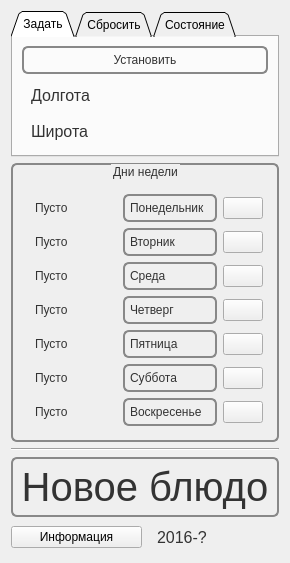
  <widget class="QWidget" name="centralWidget">
   <layout class="QGridLayout" name="gridLayout">
    <item row="1" column="0" colspan="2">
     <widget class="QGroupBox" name="groupBox">
      <property name="sizePolicy">
       <sizepolicy hsizetype="Preferred" vsizetype="Expanding">
        <horstretch>0</horstretch>
        <verstretch>1</verstretch>
       </sizepolicy>
      </property>
      <property name="styleSheet">
       <string notr="true">QGroupBox{
color: #333;
border: 2px solid #888888;
font: 20pt &quot;Arial&quot;;
border-radius: 6px;
padding: 5px;
background: qradialgradient(cx: 0.3, cy: -0.4,
fx: 0.3, fy: -0.4,
radius: 1.3, stop: 0 #fff, stop: 1 #cdffff);
min-width: 80px;
}</string>
      </property>
      <property name="title">
       <string>Дни недели</string>
      </property>
      <property name="alignment">
       <set>Qt::AlignHCenter|Qt::AlignTop</set>
      </property>
      <property name="flat">
       <bool>false</bool>
      </property>
      <property name="checkable">
       <bool>false</bool>
      </property>
      <layout class="QGridLayout" name="gridLayout_2">
       <property name="topMargin">
        <number>24</number>
       </property>
       <item row="0" column="1">
        <widget class="QPushButton" name="monButton">
         <property name="sizePolicy">
          <sizepolicy hsizetype="Minimum" vsizetype="Fixed">
           <horstretch>0</horstretch>
           <verstretch>0</verstretch>
          </sizepolicy>
         </property>
         <property name="styleSheet">
          <string notr="true"> 
 QPushButton {
color: #333;
border: 2px solid #888888;
font: 24pt &quot;Arial&quot;;
border-radius: 6px;
padding: 5px;
background: qradialgradient(cx: 0.3, cy: -0.4,
fx: 0.3, fy: -0.4,
radius: 1.3, stop: 0 #fff, stop: 1 #cdffff);
min-width: 80px;
text-align:left;
}
 
QPushButton:hover {
background: qradialgradient(cx: 0.3, cy: -0.4,
fx: 0.3, fy: -0.4,
radius: 1.3, stop: 0 #fff, stop: 1 #bbb);
}
 
 QPushButton:pressed {
background: qradialgradient(cx: 0.4, cy: -0.1,
fx: 0.4, fy: -0.1,
radius: 1.3, stop: 0 #fff, stop: 1 #ddd);
}</string>
         </property>
         <property name="text">
          <string>Понедельник</string>
         </property>
         <property name="icon">
          <iconset resource="images_resources.qrc">
           <normaloff>:/images/img/monday_9505.ico</normaloff>:/images/img/monday_9505.ico</iconset>
         </property>
         <property name="iconSize">
          <size>
           <width>48</width>
           <height>48</height>
          </size>
         </property>
        </widget>
       </item>
       <item row="0" column="0">
        <widget class="QLabel" name="monLabel">
         <property name="styleSheet">
          <string notr="true"> QLabel {
color: #333;
border: 0px solid #888888;
font: 18pt &quot;Arial&quot;;
border-radius: 6px;
padding: 5px;
background: qradialgradient(cx: 0.3, cy: -0.4,
fx: 0.3, fy: -0.4,
radius: 1.3, stop: 0 #fff, stop: 1 #cdffff);
min-width: 80px;
text-align:left
}</string>
         </property>
         <property name="text">
          <string>Пусто</string>
         </property>
         <property name="alignment">
          <set>Qt::AlignLeading|Qt::AlignLeft|Qt::AlignVCenter</set>
         </property>
        </widget>
       </item>
       <item row="2" column="1">
        <widget class="QPushButton" name="tueButton">
         <property name="sizePolicy">
          <sizepolicy hsizetype="Minimum" vsizetype="Fixed">
           <horstretch>0</horstretch>
           <verstretch>0</verstretch>
          </sizepolicy>
         </property>
         <property name="styleSheet">
          <string notr="true"> 
 QPushButton {
color: #333;
border: 2px solid #888888;
font: 24pt &quot;Arial&quot;;
border-radius: 6px;
padding: 5px;
background: qradialgradient(cx: 0.3, cy: -0.4,
fx: 0.3, fy: -0.4,
radius: 1.3, stop: 0 #fff, stop: 1 #cdffff);
min-width: 80px;
text-align:left;
}
 
QPushButton:hover {
background: qradialgradient(cx: 0.3, cy: -0.4,
fx: 0.3, fy: -0.4,
radius: 1.3, stop: 0 #fff, stop: 1 #bbb);
}
 
 QPushButton:pressed {
background: qradialgradient(cx: 0.4, cy: -0.1,
fx: 0.4, fy: -0.1,
radius: 1.3, stop: 0 #fff, stop: 1 #ddd);
}</string>
         </property>
         <property name="text">
          <string>Вторник</string>
         </property>
         <property name="icon">
          <iconset resource="images_resources.qrc">
           <normaloff>:/images/img/tuesday_8055.ico</normaloff>:/images/img/tuesday_8055.ico</iconset>
         </property>
         <property name="iconSize">
          <size>
           <width>48</width>
           <height>48</height>
          </size>
         </property>
        </widget>
       </item>
       <item row="2" column="0">
        <widget class="QLabel" name="tueLabel">
         <property name="styleSheet">
          <string notr="true"> QLabel {
color: #333;
border: 0px solid #888888;
font: 18pt &quot;Arial&quot;;
border-radius: 6px;
padding: 5px;
background: qradialgradient(cx: 0.3, cy: -0.4,
fx: 0.3, fy: -0.4,
radius: 1.3, stop: 0 #fff, stop: 1 #cdffff);
min-width: 80px;
text-align:left
}</string>
         </property>
         <property name="text">
          <string>Пусто</string>
         </property>
        </widget>
       </item>
       <item row="3" column="1">
        <widget class="QPushButton" name="wedButton">
         <property name="sizePolicy">
          <sizepolicy hsizetype="Minimum" vsizetype="Fixed">
           <horstretch>0</horstretch>
           <verstretch>0</verstretch>
          </sizepolicy>
         </property>
         <property name="styleSheet">
          <string notr="true"> 
 QPushButton {
color: #333;
border: 2px solid #888888;
font: 24pt &quot;Arial&quot;;
border-radius: 6px;
padding: 5px;
background: qradialgradient(cx: 0.3, cy: -0.4,
fx: 0.3, fy: -0.4,
radius: 1.3, stop: 0 #fff, stop: 1 #cdffff);
min-width: 80px;
text-align:left;
}
 
QPushButton:hover {
background: qradialgradient(cx: 0.3, cy: -0.4,
fx: 0.3, fy: -0.4,
radius: 1.3, stop: 0 #fff, stop: 1 #bbb);
}
 
 QPushButton:pressed {
background: qradialgradient(cx: 0.4, cy: -0.1,
fx: 0.4, fy: -0.1,
radius: 1.3, stop: 0 #fff, stop: 1 #ddd);
}</string>
         </property>
         <property name="text">
          <string>Среда</string>
         </property>
         <property name="icon">
          <iconset resource="images_resources.qrc">
           <normaloff>:/images/img/wednesday_2736.ico</normaloff>:/images/img/wednesday_2736.ico</iconset>
         </property>
         <property name="iconSize">
          <size>
           <width>48</width>
           <height>48</height>
          </size>
         </property>
        </widget>
       </item>
       <item row="4" column="0">
        <widget class="QLabel" name="thuLabel">
         <property name="styleSheet">
          <string notr="true"> QLabel {
color: #333;
border: 0px solid #888888;
font: 18pt &quot;Arial&quot;;
border-radius: 6px;
padding: 5px;
background: qradialgradient(cx: 0.3, cy: -0.4,
fx: 0.3, fy: -0.4,
radius: 1.3, stop: 0 #fff, stop: 1 #cdffff);
min-width: 80px;
text-align:left
}</string>
         </property>
         <property name="text">
          <string>Пусто</string>
         </property>
        </widget>
       </item>
       <item row="4" column="1">
        <widget class="QPushButton" name="thuButton">
         <property name="sizePolicy">
          <sizepolicy hsizetype="Minimum" vsizetype="Fixed">
           <horstretch>0</horstretch>
           <verstretch>0</verstretch>
          </sizepolicy>
         </property>
         <property name="styleSheet">
          <string notr="true"> 
 QPushButton {
color: #333;
border: 2px solid #888888;
font: 24pt &quot;Arial&quot;;
border-radius: 6px;
padding: 5px;
background: qradialgradient(cx: 0.3, cy: -0.4,
fx: 0.3, fy: -0.4,
radius: 1.3, stop: 0 #fff, stop: 1 #cdffff);
min-width: 80px;
text-align:left;
}
 
QPushButton:hover {
background: qradialgradient(cx: 0.3, cy: -0.4,
fx: 0.3, fy: -0.4,
radius: 1.3, stop: 0 #fff, stop: 1 #bbb);
}
 
 QPushButton:pressed {
background: qradialgradient(cx: 0.4, cy: -0.1,
fx: 0.4, fy: -0.1,
radius: 1.3, stop: 0 #fff, stop: 1 #ddd);
}</string>
         </property>
         <property name="text">
          <string>Четверг</string>
         </property>
         <property name="icon">
          <iconset resource="images_resources.qrc">
           <normaloff>:/images/img/thursday_4155.ico</normaloff>:/images/img/thursday_4155.ico</iconset>
         </property>
         <property name="iconSize">
          <size>
           <width>48</width>
           <height>48</height>
          </size>
         </property>
        </widget>
       </item>
       <item row="5" column="0">
        <widget class="QLabel" name="friLabel">
         <property name="styleSheet">
          <string notr="true"> QLabel {
color: #333;
border: 0px solid #888888;
font: 18pt &quot;Arial&quot;;
border-radius: 6px;
padding: 5px;
background: qradialgradient(cx: 0.3, cy: -0.4,
fx: 0.3, fy: -0.4,
radius: 1.3, stop: 0 #fff, stop: 1 #cdffff);
min-width: 80px;
text-align:left
}</string>
         </property>
         <property name="text">
          <string>Пусто</string>
         </property>
        </widget>
       </item>
       <item row="5" column="1">
        <widget class="QPushButton" name="friButton">
         <property name="sizePolicy">
          <sizepolicy hsizetype="Minimum" vsizetype="Fixed">
           <horstretch>0</horstretch>
           <verstretch>0</verstretch>
          </sizepolicy>
         </property>
         <property name="styleSheet">
          <string notr="true"> 
 QPushButton {
color: #333;
border: 2px solid #888888;
font: 24pt &quot;Arial&quot;;
border-radius: 6px;
padding: 5px;
background: qradialgradient(cx: 0.3, cy: -0.4,
fx: 0.3, fy: -0.4,
radius: 1.3, stop: 0 #fff, stop: 1 #cdffff);
min-width: 80px;
text-align:left;
}
 
QPushButton:hover {
background: qradialgradient(cx: 0.3, cy: -0.4,
fx: 0.3, fy: -0.4,
radius: 1.3, stop: 0 #fff, stop: 1 #bbb);
}
 
 QPushButton:pressed {
background: qradialgradient(cx: 0.4, cy: -0.1,
fx: 0.4, fy: -0.1,
radius: 1.3, stop: 0 #fff, stop: 1 #ddd);
}</string>
         </property>
         <property name="text">
          <string>Пятница</string>
         </property>
         <property name="icon">
          <iconset resource="images_resources.qrc">
           <normaloff>:/images/img/friday_4441.ico</normaloff>:/images/img/friday_4441.ico</iconset>
         </property>
         <property name="iconSize">
          <size>
           <width>48</width>
           <height>48</height>
          </size>
         </property>
        </widget>
       </item>
       <item row="3" column="0">
        <widget class="QLabel" name="wedLabel">
         <property name="styleSheet">
          <string notr="true"> QLabel {
color: #333;
border: 0px solid #888888;
font: 18pt &quot;Arial&quot;;
border-radius: 6px;
padding: 5px;
background: qradialgradient(cx: 0.3, cy: -0.4,
fx: 0.3, fy: -0.4,
radius: 1.3, stop: 0 #fff, stop: 1 #cdffff);
min-width: 80px;
text-align:left
}</string>
         </property>
         <property name="text">
          <string>Пусто</string>
         </property>
        </widget>
       </item>
       <item row="7" column="1">
        <widget class="QPushButton" name="sunButton">
         <property name="sizePolicy">
          <sizepolicy hsizetype="Minimum" vsizetype="Fixed">
           <horstretch>0</horstretch>
           <verstretch>0</verstretch>
          </sizepolicy>
         </property>
         <property name="styleSheet">
          <string notr="true"> 
 QPushButton {
color: #333;
border: 2px solid #888888;
font: 24pt &quot;Arial&quot;;
border-radius: 6px;
padding: 5px;
background: qradialgradient(cx: 0.3, cy: -0.4,
fx: 0.3, fy: -0.4,
radius: 1.3, stop: 0 #fff, stop: 1 #cdffff);
min-width: 80px;
text-align:left;
}
 
QPushButton:hover {
background: qradialgradient(cx: 0.3, cy: -0.4,
fx: 0.3, fy: -0.4,
radius: 1.3, stop: 0 #fff, stop: 1 #bbb);
}
 
 QPushButton:pressed {
background: qradialgradient(cx: 0.4, cy: -0.1,
fx: 0.4, fy: -0.1,
radius: 1.3, stop: 0 #fff, stop: 1 #ddd);
}</string>
         </property>
         <property name="text">
          <string>Воскресенье</string>
         </property>
         <property name="icon">
          <iconset resource="images_resources.qrc">
           <normaloff>:/images/img/sunday_6912.ico</normaloff>:/images/img/sunday_6912.ico</iconset>
         </property>
         <property name="iconSize">
          <size>
           <width>48</width>
           <height>48</height>
          </size>
         </property>
        </widget>
       </item>
       <item row="6" column="1">
        <widget class="QPushButton" name="satButton">
         <property name="sizePolicy">
          <sizepolicy hsizetype="Minimum" vsizetype="Fixed">
           <horstretch>0</horstretch>
           <verstretch>0</verstretch>
          </sizepolicy>
         </property>
         <property name="styleSheet">
          <string notr="true"> 
 QPushButton {
color: #333;
border: 2px solid #888888;
font: 24pt &quot;Arial&quot;;
border-radius: 6px;
padding: 5px;
background: qradialgradient(cx: 0.3, cy: -0.4,
fx: 0.3, fy: -0.4,
radius: 1.3, stop: 0 #fff, stop: 1 #cdffff);
min-width: 80px;
text-align:left;
}
 
QPushButton:hover {
background: qradialgradient(cx: 0.3, cy: -0.4,
fx: 0.3, fy: -0.4,
radius: 1.3, stop: 0 #fff, stop: 1 #bbb);
}
 
 QPushButton:pressed {
background: qradialgradient(cx: 0.4, cy: -0.1,
fx: 0.4, fy: -0.1,
radius: 1.3, stop: 0 #fff, stop: 1 #ddd);
}</string>
         </property>
         <property name="text">
          <string>Суббота</string>
         </property>
         <property name="icon">
          <iconset resource="images_resources.qrc">
           <normaloff>:/images/img/satursday_5939.ico</normaloff>:/images/img/satursday_5939.ico</iconset>
         </property>
         <property name="iconSize">
          <size>
           <width>48</width>
           <height>48</height>
          </size>
         </property>
        </widget>
       </item>
       <item row="6" column="0">
        <widget class="QLabel" name="satLabel">
         <property name="styleSheet">
          <string notr="true"> QLabel {
color: #333;
border: 0px solid #888888;
font: 18pt &quot;Arial&quot;;
border-radius: 6px;
padding: 5px;
background: qradialgradient(cx: 0.3, cy: -0.4,
fx: 0.3, fy: -0.4,
radius: 1.3, stop: 0 #fff, stop: 1 #cdffff);
min-width: 80px;
text-align:left
}</string>
         </property>
         <property name="text">
          <string>Пусто</string>
         </property>
        </widget>
       </item>
       <item row="7" column="0">
        <widget class="QLabel" name="sunLabel">
         <property name="styleSheet">
          <string notr="true"> QLabel {
color: #333;
border: 0px solid #888888;
font: 18pt &quot;Arial&quot;;
border-radius: 6px;
padding: 5px;
background: qradialgradient(cx: 0.3, cy: -0.4,
fx: 0.3, fy: -0.4,
radius: 1.3, stop: 0 #fff, stop: 1 #cdffff);
min-width: 80px;
text-align:left
}</string>
         </property>
         <property name="text">
          <string>Пусто</string>
         </property>
        </widget>
       </item>
       <item row="0" column="2">
        <widget class="QPushButton" name="monBasketButton">
         <property name="sizePolicy">
          <sizepolicy hsizetype="Fixed" vsizetype="Fixed">
           <horstretch>0</horstretch>
           <verstretch>0</verstretch>
          </sizepolicy>
         </property>
         <property name="text">
          <string/>
         </property>
         <property name="icon">
          <iconset resource="images_resources.qrc">
           <normaloff>:/images/img/buy_64_6037.png</normaloff>:/images/img/buy_64_6037.png</iconset>
         </property>
         <property name="iconSize">
          <size>
           <width>48</width>
           <height>48</height>
          </size>
         </property>
        </widget>
       </item>
       <item row="2" column="2">
        <widget class="QPushButton" name="tueBasketButton">
         <property name="sizePolicy">
          <sizepolicy hsizetype="Fixed" vsizetype="Fixed">
           <horstretch>0</horstretch>
           <verstretch>0</verstretch>
          </sizepolicy>
         </property>
         <property name="text">
          <string/>
         </property>
         <property name="icon">
          <iconset resource="images_resources.qrc">
           <normaloff>:/images/img/buy_64_6037.png</normaloff>:/images/img/buy_64_6037.png</iconset>
         </property>
         <property name="iconSize">
          <size>
           <width>48</width>
           <height>48</height>
          </size>
         </property>
        </widget>
       </item>
       <item row="3" column="2">
        <widget class="QPushButton" name="wedBasketButton">
         <property name="sizePolicy">
          <sizepolicy hsizetype="Fixed" vsizetype="Fixed">
           <horstretch>0</horstretch>
           <verstretch>0</verstretch>
          </sizepolicy>
         </property>
         <property name="text">
          <string/>
         </property>
         <property name="icon">
          <iconset resource="images_resources.qrc">
           <normaloff>:/images/img/buy_64_6037.png</normaloff>:/images/img/buy_64_6037.png</iconset>
         </property>
         <property name="iconSize">
          <size>
           <width>48</width>
           <height>48</height>
          </size>
         </property>
        </widget>
       </item>
       <item row="4" column="2">
        <widget class="QPushButton" name="thuBasketButton">
         <property name="sizePolicy">
          <sizepolicy hsizetype="Fixed" vsizetype="Fixed">
           <horstretch>0</horstretch>
           <verstretch>0</verstretch>
          </sizepolicy>
         </property>
         <property name="text">
          <string/>
         </property>
         <property name="icon">
          <iconset resource="images_resources.qrc">
           <normaloff>:/images/img/buy_64_6037.png</normaloff>:/images/img/buy_64_6037.png</iconset>
         </property>
         <property name="iconSize">
          <size>
           <width>48</width>
           <height>48</height>
          </size>
         </property>
        </widget>
       </item>
       <item row="5" column="2">
        <widget class="QPushButton" name="friBasketButton">
         <property name="sizePolicy">
          <sizepolicy hsizetype="Fixed" vsizetype="Fixed">
           <horstretch>0</horstretch>
           <verstretch>0</verstretch>
          </sizepolicy>
         </property>
         <property name="text">
          <string/>
         </property>
         <property name="icon">
          <iconset resource="images_resources.qrc">
           <normaloff>:/images/img/buy_64_6037.png</normaloff>:/images/img/buy_64_6037.png</iconset>
         </property>
         <property name="iconSize">
          <size>
           <width>48</width>
           <height>48</height>
          </size>
         </property>
        </widget>
       </item>
       <item row="6" column="2">
        <widget class="QPushButton" name="satBasketButton">
         <property name="sizePolicy">
          <sizepolicy hsizetype="Fixed" vsizetype="Fixed">
           <horstretch>0</horstretch>
           <verstretch>0</verstretch>
          </sizepolicy>
         </property>
         <property name="text">
          <string/>
         </property>
         <property name="icon">
          <iconset resource="images_resources.qrc">
           <normaloff>:/images/img/buy_64_6037.png</normaloff>:/images/img/buy_64_6037.png</iconset>
         </property>
         <property name="iconSize">
          <size>
           <width>48</width>
           <height>48</height>
          </size>
         </property>
        </widget>
       </item>
       <item row="7" column="2">
        <widget class="QPushButton" name="sunBasketButton">
         <property name="sizePolicy">
          <sizepolicy hsizetype="Fixed" vsizetype="Fixed">
           <horstretch>0</horstretch>
           <verstretch>0</verstretch>
          </sizepolicy>
         </property>
         <property name="text">
          <string/>
         </property>
         <property name="icon">
          <iconset resource="images_resources.qrc">
           <normaloff>:/images/img/buy_64_6037.png</normaloff>:/images/img/buy_64_6037.png</iconset>
         </property>
         <property name="iconSize">
          <size>
           <width>48</width>
           <height>48</height>
          </size>
         </property>
        </widget>
       </item>
      </layout>
     </widget>
    </item>
    <item row="2" column="0" colspan="2">
     <widget class="Line" name="line">
      <property name="orientation">
       <enum>Qt::Horizontal</enum>
      </property>
     </widget>
    </item>
    <item row="0" column="0" colspan="2">
     <widget class="QTabWidget" name="tabWidget">
      <property name="tabPosition">
       <enum>QTabWidget::North</enum>
      </property>
      <property name="tabShape">
       <enum>QTabWidget::Triangular</enum>
      </property>
      <property name="currentIndex">
       <number>0</number>
      </property>
      <widget class="QWidget" name="setXyTab">
       <attribute name="title">
        <string>Задать</string>
       </attribute>
       <layout class="QVBoxLayout" name="verticalLayout">
        <item>
         <widget class="QPushButton" name="setCoordinateButton">
          <property name="styleSheet">
           <string notr="true"> 
 QPushButton {
color: #333;
border: 2px solid #888888;
font: 16pt &quot;Arial&quot;;
border-radius: 6px;
padding: 5px;
background: qradialgradient(cx: 0.3, cy: -0.4,
fx: 0.3, fy: -0.4,
radius: 1.3, stop: 0 #fff, stop: 1 #cdffff);
min-width: 80px;
}
 
QPushButton:hover {
background: qradialgradient(cx: 0.3, cy: -0.4,
fx: 0.3, fy: -0.4,
radius: 1.3, stop: 0 #fff, stop: 1 #bbb);
}
 
 QPushButton:pressed {
background: qradialgradient(cx: 0.4, cy: -0.1,
fx: 0.4, fy: -0.1,
radius: 1.3, stop: 0 #fff, stop: 1 #ddd);
}</string>
          </property>
          <property name="text">
           <string>Установить</string>
          </property>
         </widget>
        </item>
        <item>
         <widget class="QLabel" name="dolgotaLabel">
          <property name="font">
           <font>
            <family>Arial</family>
            <pointsize>12</pointsize>
           </font>
          </property>
          <property name="styleSheet">
           <string notr="true"> QLabel {
color: #333;
border: 0px solid #888888;
font: 12pt &quot;Arial&quot;;
border-radius: 6px;
padding: 5px;
background: qradialgradient(cx: 0.3, cy: -0.4,
fx: 0.3, fy: -0.4,
radius: 1.3, stop: 0 #fff, stop: 1 #cdffff);
min-width: 80px;
text-align:left
}</string>
          </property>
          <property name="text">
           <string>Долгота</string>
          </property>
         </widget>
        </item>
        <item>
         <widget class="QLabel" name="shitotaLabel">
          <property name="font">
           <font>
            <family>Arial</family>
            <pointsize>12</pointsize>
           </font>
          </property>
          <property name="styleSheet">
           <string notr="true"> QLabel {
color: #333;
border: 0px solid #888888;
font: 12pt &quot;Arial&quot;;
border-radius: 6px;
padding: 5px;
background: qradialgradient(cx: 0.3, cy: -0.4,
fx: 0.3, fy: -0.4,
radius: 1.3, stop: 0 #fff, stop: 1 #cdffff);
min-width: 80px;
text-align:left
}</string>
          </property>
          <property name="text">
           <string>Широта</string>
          </property>
         </widget>
        </item>
       </layout>
      </widget>
      <widget class="QWidget" name="resetXyTab">
       <attribute name="title">
        <string>Сбросить</string>
       </attribute>
       <layout class="QVBoxLayout" name="verticalLayout_2">
        <item>
         <widget class="QPushButton" name="resetCoordinateButton">
          <property name="styleSheet">
           <string notr="true"> 
 QPushButton {
color: #333;
border: 2px solid #888888;
font: 16pt &quot;Arial&quot;;
border-radius: 6px;
padding: 5px;
background: qradialgradient(cx: 0.3, cy: -0.4,
fx: 0.3, fy: -0.4,
radius: 1.3, stop: 0 #fff, stop: 1 #cdffff);
min-width: 80px;
}
 
QPushButton:hover {
background: qradialgradient(cx: 0.3, cy: -0.4,
fx: 0.3, fy: -0.4,
radius: 1.3, stop: 0 #fff, stop: 1 #bbb);
}
 
 QPushButton:pressed {
background: qradialgradient(cx: 0.4, cy: -0.1,
fx: 0.4, fy: -0.1,
radius: 1.3, stop: 0 #fff, stop: 1 #ddd);
}</string>
          </property>
          <property name="text">
           <string>Сбросить координаты</string>
          </property>
         </widget>
        </item>
        <item>
         <spacer name="verticalSpacer">
          <property name="orientation">
           <enum>Qt::Vertical</enum>
          </property>
          <property name="sizeHint" stdset="0">
           <size>
            <width>20</width>
            <height>40</height>
           </size>
          </property>
         </spacer>
        </item>
       </layout>
      </widget>
      <widget class="QWidget" name="tab">
       <attribute name="title">
        <string>Состояние</string>
       </attribute>
       <layout class="QVBoxLayout" name="verticalLayout_3">
        <item>
         <widget class="QLabel" name="statusPositionLabel">
          <property name="styleSheet">
           <string notr="true"> QLabel {
color: #333;
border: 0px solid #888888;
font: 12pt &quot;Arial&quot;;
border-radius: 6px;
padding: 5px;
background: qradialgradient(cx: 0.3, cy: -0.4,
fx: 0.3, fy: -0.4,
radius: 1.3, stop: 0 #fff, stop: 1 #cdffff);
min-width: 80px;
text-align:left
}</string>
          </property>
          <property name="text">
           <string/>
          </property>
         </widget>
        </item>
       </layout>
      </widget>
     </widget>
    </item>
    <item row="4" column="0" colspan="2">
     <widget class="QPushButton" name="createNewFoodMenuButton">
      <property name="sizePolicy">
       <sizepolicy hsizetype="Expanding" vsizetype="Fixed">
        <horstretch>0</horstretch>
        <verstretch>0</verstretch>
       </sizepolicy>
      </property>
      <property name="font">
       <font>
        <family>Arial</family>
        <pointsize>30</pointsize>
        <weight>50</weight>
        <italic>false</italic>
        <bold>false</bold>
       </font>
      </property>
      <property name="styleSheet">
       <string notr="true"> 
 QPushButton {
color: #333;
border: 2px solid #888888;
font: 30pt &quot;Arial&quot;;
border-radius: 6px;
padding: 5px;
background: qradialgradient(cx: 0.3, cy: -0.4,
fx: 0.3, fy: -0.4,
radius: 1.3, stop: 0 #fff, stop: 1 #cdffff);
min-width: 80px;
}
 
QPushButton:hover {
background: qradialgradient(cx: 0.3, cy: -0.4,
fx: 0.3, fy: -0.4,
radius: 1.3, stop: 0 #fff, stop: 1 #bbb);
}
 
 QPushButton:pressed {
background: qradialgradient(cx: 0.4, cy: -0.1,
fx: 0.4, fy: -0.1,
radius: 1.3, stop: 0 #fff, stop: 1 #ddd);
}</string>
      </property>
      <property name="text">
       <string>Новое блюдо</string>
      </property>
      <property name="icon">
       <iconset resource="images_resources.qrc">
        <normaloff>:/images/img/mail_new_6428.png</normaloff>:/images/img/mail_new_6428.png</iconset>
      </property>
      <property name="iconSize">
       <size>
        <width>48</width>
        <height>48</height>
       </size>
      </property>
     </widget>
    </item>
    <item row="5" column="1">
     <widget class="QLabel" name="dateLabel">
      <property name="font">
       <font>
        <family>Arial</family>
        <pointsize>12</pointsize>
       </font>
      </property>
      <property name="styleSheet">
       <string notr="true"> QLabel {
color: #333;
border: 0px solid #888888;
font: 12pt &quot;Arial&quot;;
border-radius: 6px;
padding: 5px;
background: qradialgradient(cx: 0.3, cy: -0.4,
fx: 0.3, fy: -0.4,
radius: 1.3, stop: 0 #fff, stop: 1 #cdffff);
min-width: 80px;
text-align:left
}</string>
      </property>
      <property name="text">
       <string>2016-?</string>
      </property>
     </widget>
    </item>
    <item row="5" column="0">
     <widget class="QPushButton" name="versionButton">
      <property name="text">
       <string>Информация</string>
      </property>
     </widget>
    </item>
   </layout>
  </widget>
